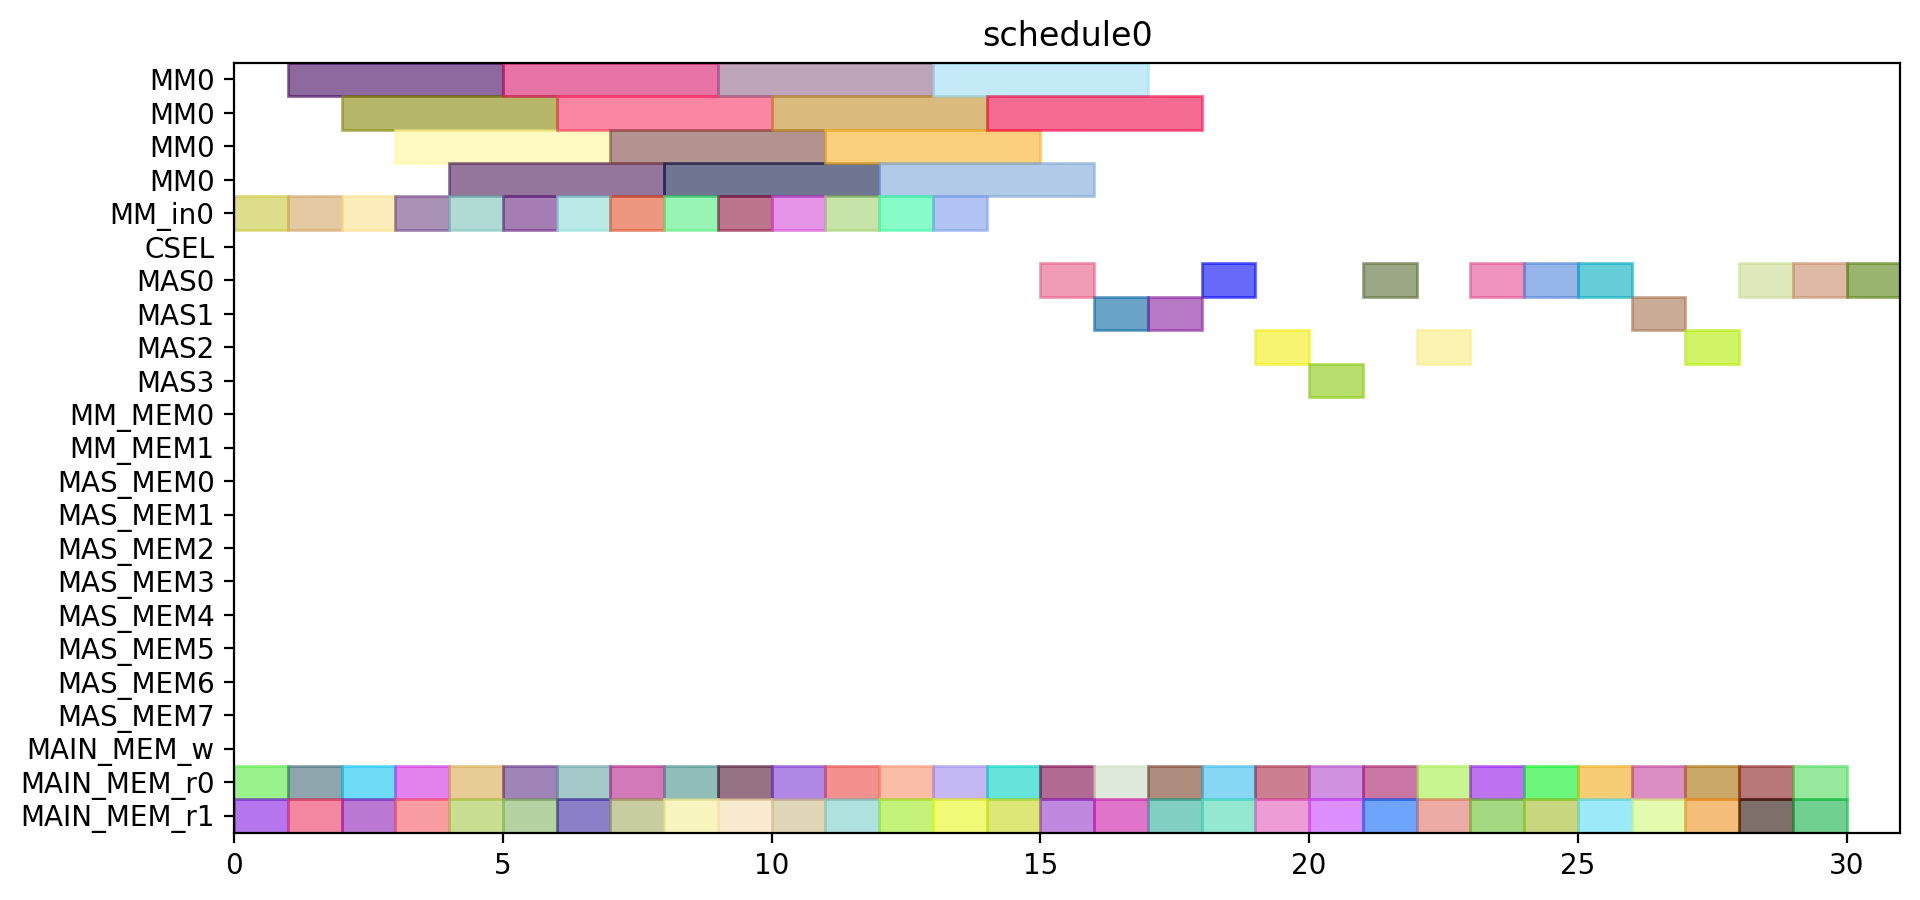

Recreate this plot in Python.
from pyschedule import Scenario, solvers, plotters, alt


def solve():
	horizon = 120
	S = Scenario("schedule0", horizon=horizon)

	# resource
	MM = S.Resources('MM', num=1, size=4)
	MM_in = S.Resources('MM_in', num=1)
	CSEL = S.Resource('CSEL')
	MAS = S.Resources('MAS', num=4, size=1, periods=range(1, horizon))
	MM_MEM = S.Resources('MM_MEM', num=2)
	MAS_MEM = S.Resources('MAS_MEM', num=8)
	MAIN_MEM_w = S.Resource('MAIN_MEM_w', size=1)
	MAIN_MEM_r = S.Resources('MAIN_MEM_r', num=2)

	# result of previous scheduling

	# new tasks
	r1_t0 = S.Task('r1_t0', length=4, delay_cost=1)
	r1_t0 += alt(MM)
	r1_t0_in = S.Task('r1_t0_in', length=1, delay_cost=1)
	r1_t0_in += alt(MM_in)
	S += r1_t0_in*MM_in[0]<=r1_t0*MM[0]
	r1_t0_mem0 = S.Task('r1_t0_mem0', length=1, delay_cost=1)
	r1_t0_mem0 += MAIN_MEM_r[0]
	S += r1_t0_mem0 <= r1_t0

	r1_t0_mem1 = S.Task('r1_t0_mem1', length=1, delay_cost=1)
	r1_t0_mem1 += MAIN_MEM_r[1]
	S += r1_t0_mem1 <= r1_t0

	r1_t1 = S.Task('r1_t1', length=4, delay_cost=1)
	r1_t1 += alt(MM)
	r1_t1_in = S.Task('r1_t1_in', length=1, delay_cost=1)
	r1_t1_in += alt(MM_in)
	S += r1_t1_in*MM_in[0]<=r1_t1*MM[0]
	r1_t1_mem0 = S.Task('r1_t1_mem0', length=1, delay_cost=1)
	r1_t1_mem0 += MAIN_MEM_r[0]
	S += r1_t1_mem0 <= r1_t1

	r1_t1_mem1 = S.Task('r1_t1_mem1', length=1, delay_cost=1)
	r1_t1_mem1 += MAIN_MEM_r[1]
	S += r1_t1_mem1 <= r1_t1

	r1_t2 = S.Task('r1_t2', length=1, delay_cost=1)
	r1_t2 += alt(MAS)
	r1_t2_mem0 = S.Task('r1_t2_mem0', length=1, delay_cost=1)
	r1_t2_mem0 += MAIN_MEM_r[0]
	S += r1_t2_mem0 <= r1_t2

	r1_t2_mem1 = S.Task('r1_t2_mem1', length=1, delay_cost=1)
	r1_t2_mem1 += MAIN_MEM_r[1]
	S += r1_t2_mem1 <= r1_t2

	r1_t3 = S.Task('r1_t3', length=1, delay_cost=1)
	r1_t3 += alt(MAS)
	r1_t3_mem0 = S.Task('r1_t3_mem0', length=1, delay_cost=1)
	r1_t3_mem0 += MAIN_MEM_r[0]
	S += r1_t3_mem0 <= r1_t3

	r1_t3_mem1 = S.Task('r1_t3_mem1', length=1, delay_cost=1)
	r1_t3_mem1 += MAIN_MEM_r[1]
	S += r1_t3_mem1 <= r1_t3

	r3_t0 = S.Task('r3_t0', length=4, delay_cost=1)
	r3_t0 += alt(MM)
	r3_t0_in = S.Task('r3_t0_in', length=1, delay_cost=1)
	r3_t0_in += alt(MM_in)
	S += r3_t0_in*MM_in[0]<=r3_t0*MM[0]
	r3_t0_mem0 = S.Task('r3_t0_mem0', length=1, delay_cost=1)
	r3_t0_mem0 += MAIN_MEM_r[0]
	S += r3_t0_mem0 <= r3_t0

	r3_t0_mem1 = S.Task('r3_t0_mem1', length=1, delay_cost=1)
	r3_t0_mem1 += MAIN_MEM_r[1]
	S += r3_t0_mem1 <= r3_t0

	r3_t1 = S.Task('r3_t1', length=4, delay_cost=1)
	r3_t1 += alt(MM)
	r3_t1_in = S.Task('r3_t1_in', length=1, delay_cost=1)
	r3_t1_in += alt(MM_in)
	S += r3_t1_in*MM_in[0]<=r3_t1*MM[0]
	r3_t1_mem0 = S.Task('r3_t1_mem0', length=1, delay_cost=1)
	r3_t1_mem0 += MAIN_MEM_r[0]
	S += r3_t1_mem0 <= r3_t1

	r3_t1_mem1 = S.Task('r3_t1_mem1', length=1, delay_cost=1)
	r3_t1_mem1 += MAIN_MEM_r[1]
	S += r3_t1_mem1 <= r3_t1

	r3_t2 = S.Task('r3_t2', length=1, delay_cost=1)
	r3_t2 += alt(MAS)
	r3_t2_mem0 = S.Task('r3_t2_mem0', length=1, delay_cost=1)
	r3_t2_mem0 += MAIN_MEM_r[0]
	S += r3_t2_mem0 <= r3_t2

	r3_t2_mem1 = S.Task('r3_t2_mem1', length=1, delay_cost=1)
	r3_t2_mem1 += MAIN_MEM_r[1]
	S += r3_t2_mem1 <= r3_t2

	r3_t3 = S.Task('r3_t3', length=1, delay_cost=1)
	r3_t3 += alt(MAS)
	r3_t3_mem0 = S.Task('r3_t3_mem0', length=1, delay_cost=1)
	r3_t3_mem0 += MAIN_MEM_r[0]
	S += r3_t3_mem0 <= r3_t3

	r3_t3_mem1 = S.Task('r3_t3_mem1', length=1, delay_cost=1)
	r3_t3_mem1 += MAIN_MEM_r[1]
	S += r3_t3_mem1 <= r3_t3

	r4_t0 = S.Task('r4_t0', length=4, delay_cost=1)
	r4_t0 += alt(MM)
	r4_t0_in = S.Task('r4_t0_in', length=1, delay_cost=1)
	r4_t0_in += alt(MM_in)
	S += r4_t0_in*MM_in[0]<=r4_t0*MM[0]
	r4_t0_mem0 = S.Task('r4_t0_mem0', length=1, delay_cost=1)
	r4_t0_mem0 += MAIN_MEM_r[0]
	S += r4_t0_mem0 <= r4_t0

	r4_t0_mem1 = S.Task('r4_t0_mem1', length=1, delay_cost=1)
	r4_t0_mem1 += MAIN_MEM_r[1]
	S += r4_t0_mem1 <= r4_t0

	r4_t1 = S.Task('r4_t1', length=4, delay_cost=1)
	r4_t1 += alt(MM)
	r4_t1_in = S.Task('r4_t1_in', length=1, delay_cost=1)
	r4_t1_in += alt(MM_in)
	S += r4_t1_in*MM_in[0]<=r4_t1*MM[0]
	r4_t1_mem0 = S.Task('r4_t1_mem0', length=1, delay_cost=1)
	r4_t1_mem0 += MAIN_MEM_r[0]
	S += r4_t1_mem0 <= r4_t1

	r4_t1_mem1 = S.Task('r4_t1_mem1', length=1, delay_cost=1)
	r4_t1_mem1 += MAIN_MEM_r[1]
	S += r4_t1_mem1 <= r4_t1

	r4_t2 = S.Task('r4_t2', length=1, delay_cost=1)
	r4_t2 += alt(MAS)
	r4_t2_mem0 = S.Task('r4_t2_mem0', length=1, delay_cost=1)
	r4_t2_mem0 += MAIN_MEM_r[0]
	S += r4_t2_mem0 <= r4_t2

	r4_t2_mem1 = S.Task('r4_t2_mem1', length=1, delay_cost=1)
	r4_t2_mem1 += MAIN_MEM_r[1]
	S += r4_t2_mem1 <= r4_t2

	r4_t3 = S.Task('r4_t3', length=1, delay_cost=1)
	r4_t3 += alt(MAS)
	r4_t3_mem0 = S.Task('r4_t3_mem0', length=1, delay_cost=1)
	r4_t3_mem0 += MAIN_MEM_r[0]
	S += r4_t3_mem0 <= r4_t3

	r4_t3_mem1 = S.Task('r4_t3_mem1', length=1, delay_cost=1)
	r4_t3_mem1 += MAIN_MEM_r[1]
	S += r4_t3_mem1 <= r4_t3

	r5_t0 = S.Task('r5_t0', length=4, delay_cost=1)
	r5_t0 += alt(MM)
	r5_t0_in = S.Task('r5_t0_in', length=1, delay_cost=1)
	r5_t0_in += alt(MM_in)
	S += r5_t0_in*MM_in[0]<=r5_t0*MM[0]
	r5_t0_mem0 = S.Task('r5_t0_mem0', length=1, delay_cost=1)
	r5_t0_mem0 += MAIN_MEM_r[0]
	S += r5_t0_mem0 <= r5_t0

	r5_t0_mem1 = S.Task('r5_t0_mem1', length=1, delay_cost=1)
	r5_t0_mem1 += MAIN_MEM_r[1]
	S += r5_t0_mem1 <= r5_t0

	r5_t1 = S.Task('r5_t1', length=4, delay_cost=1)
	r5_t1 += alt(MM)
	r5_t1_in = S.Task('r5_t1_in', length=1, delay_cost=1)
	r5_t1_in += alt(MM_in)
	S += r5_t1_in*MM_in[0]<=r5_t1*MM[0]
	r5_t1_mem0 = S.Task('r5_t1_mem0', length=1, delay_cost=1)
	r5_t1_mem0 += MAIN_MEM_r[0]
	S += r5_t1_mem0 <= r5_t1

	r5_t1_mem1 = S.Task('r5_t1_mem1', length=1, delay_cost=1)
	r5_t1_mem1 += MAIN_MEM_r[1]
	S += r5_t1_mem1 <= r5_t1

	r5_t2 = S.Task('r5_t2', length=1, delay_cost=1)
	r5_t2 += alt(MAS)
	r5_t2_mem0 = S.Task('r5_t2_mem0', length=1, delay_cost=1)
	r5_t2_mem0 += MAIN_MEM_r[0]
	S += r5_t2_mem0 <= r5_t2

	r5_t2_mem1 = S.Task('r5_t2_mem1', length=1, delay_cost=1)
	r5_t2_mem1 += MAIN_MEM_r[1]
	S += r5_t2_mem1 <= r5_t2

	r5_t3 = S.Task('r5_t3', length=1, delay_cost=1)
	r5_t3 += alt(MAS)
	r5_t3_mem0 = S.Task('r5_t3_mem0', length=1, delay_cost=1)
	r5_t3_mem0 += MAIN_MEM_r[0]
	S += r5_t3_mem0 <= r5_t3

	r5_t3_mem1 = S.Task('r5_t3_mem1', length=1, delay_cost=1)
	r5_t3_mem1 += MAIN_MEM_r[1]
	S += r5_t3_mem1 <= r5_t3

	r6_t0 = S.Task('r6_t0', length=4, delay_cost=1)
	r6_t0 += alt(MM)
	r6_t0_in = S.Task('r6_t0_in', length=1, delay_cost=1)
	r6_t0_in += alt(MM_in)
	S += r6_t0_in*MM_in[0]<=r6_t0*MM[0]
	r6_t0_mem0 = S.Task('r6_t0_mem0', length=1, delay_cost=1)
	r6_t0_mem0 += MAIN_MEM_r[0]
	S += r6_t0_mem0 <= r6_t0

	r6_t0_mem1 = S.Task('r6_t0_mem1', length=1, delay_cost=1)
	r6_t0_mem1 += MAIN_MEM_r[1]
	S += r6_t0_mem1 <= r6_t0

	r6_t1 = S.Task('r6_t1', length=4, delay_cost=1)
	r6_t1 += alt(MM)
	r6_t1_in = S.Task('r6_t1_in', length=1, delay_cost=1)
	r6_t1_in += alt(MM_in)
	S += r6_t1_in*MM_in[0]<=r6_t1*MM[0]
	r6_t1_mem0 = S.Task('r6_t1_mem0', length=1, delay_cost=1)
	r6_t1_mem0 += MAIN_MEM_r[0]
	S += r6_t1_mem0 <= r6_t1

	r6_t1_mem1 = S.Task('r6_t1_mem1', length=1, delay_cost=1)
	r6_t1_mem1 += MAIN_MEM_r[1]
	S += r6_t1_mem1 <= r6_t1

	r6_t2 = S.Task('r6_t2', length=1, delay_cost=1)
	r6_t2 += alt(MAS)
	r6_t2_mem0 = S.Task('r6_t2_mem0', length=1, delay_cost=1)
	r6_t2_mem0 += MAIN_MEM_r[0]
	S += r6_t2_mem0 <= r6_t2

	r6_t2_mem1 = S.Task('r6_t2_mem1', length=1, delay_cost=1)
	r6_t2_mem1 += MAIN_MEM_r[1]
	S += r6_t2_mem1 <= r6_t2

	r6_t3 = S.Task('r6_t3', length=1, delay_cost=1)
	r6_t3 += alt(MAS)
	r6_t3_mem0 = S.Task('r6_t3_mem0', length=1, delay_cost=1)
	r6_t3_mem0 += MAIN_MEM_r[0]
	S += r6_t3_mem0 <= r6_t3

	r6_t3_mem1 = S.Task('r6_t3_mem1', length=1, delay_cost=1)
	r6_t3_mem1 += MAIN_MEM_r[1]
	S += r6_t3_mem1 <= r6_t3

	r9_t2 = S.Task('r9_t2', length=1, delay_cost=1)
	r9_t2 += alt(MAS)
	r9_t2_mem0 = S.Task('r9_t2_mem0', length=1, delay_cost=1)
	r9_t2_mem0 += MAIN_MEM_r[0]
	S += r9_t2_mem0 <= r9_t2

	r9_t2_mem1 = S.Task('r9_t2_mem1', length=1, delay_cost=1)
	r9_t2_mem1 += MAIN_MEM_r[1]
	S += r9_t2_mem1 <= r9_t2

	r12_t0 = S.Task('r12_t0', length=4, delay_cost=1)
	r12_t0 += alt(MM)
	r12_t0_in = S.Task('r12_t0_in', length=1, delay_cost=1)
	r12_t0_in += alt(MM_in)
	S += r12_t0_in*MM_in[0]<=r12_t0*MM[0]
	r12_t0_mem0 = S.Task('r12_t0_mem0', length=1, delay_cost=1)
	r12_t0_mem0 += MAIN_MEM_r[0]
	S += r12_t0_mem0 <= r12_t0

	r12_t0_mem1 = S.Task('r12_t0_mem1', length=1, delay_cost=1)
	r12_t0_mem1 += MAIN_MEM_r[1]
	S += r12_t0_mem1 <= r12_t0

	r12_t1 = S.Task('r12_t1', length=4, delay_cost=1)
	r12_t1 += alt(MM)
	r12_t1_in = S.Task('r12_t1_in', length=1, delay_cost=1)
	r12_t1_in += alt(MM_in)
	S += r12_t1_in*MM_in[0]<=r12_t1*MM[0]
	r12_t1_mem0 = S.Task('r12_t1_mem0', length=1, delay_cost=1)
	r12_t1_mem0 += MAIN_MEM_r[0]
	S += r12_t1_mem0 <= r12_t1

	r12_t1_mem1 = S.Task('r12_t1_mem1', length=1, delay_cost=1)
	r12_t1_mem1 += MAIN_MEM_r[1]
	S += r12_t1_mem1 <= r12_t1

	r12_t2 = S.Task('r12_t2', length=1, delay_cost=1)
	r12_t2 += alt(MAS)
	r12_t2_mem0 = S.Task('r12_t2_mem0', length=1, delay_cost=1)
	r12_t2_mem0 += MAIN_MEM_r[0]
	S += r12_t2_mem0 <= r12_t2

	r12_t2_mem1 = S.Task('r12_t2_mem1', length=1, delay_cost=1)
	r12_t2_mem1 += MAIN_MEM_r[1]
	S += r12_t2_mem1 <= r12_t2

	r12_t3 = S.Task('r12_t3', length=1, delay_cost=1)
	r12_t3 += alt(MAS)
	r12_t3_mem0 = S.Task('r12_t3_mem0', length=1, delay_cost=1)
	r12_t3_mem0 += MAIN_MEM_r[0]
	S += r12_t3_mem0 <= r12_t3

	r12_t3_mem1 = S.Task('r12_t3_mem1', length=1, delay_cost=1)
	r12_t3_mem1 += MAIN_MEM_r[1]
	S += r12_t3_mem1 <= r12_t3

	r13_t0 = S.Task('r13_t0', length=4, delay_cost=1)
	r13_t0 += alt(MM)
	r13_t0_in = S.Task('r13_t0_in', length=1, delay_cost=1)
	r13_t0_in += alt(MM_in)
	S += r13_t0_in*MM_in[0]<=r13_t0*MM[0]
	r13_t0_mem0 = S.Task('r13_t0_mem0', length=1, delay_cost=1)
	r13_t0_mem0 += MAIN_MEM_r[0]
	S += r13_t0_mem0 <= r13_t0

	r13_t0_mem1 = S.Task('r13_t0_mem1', length=1, delay_cost=1)
	r13_t0_mem1 += MAIN_MEM_r[1]
	S += r13_t0_mem1 <= r13_t0

	r13_t1 = S.Task('r13_t1', length=4, delay_cost=1)
	r13_t1 += alt(MM)
	r13_t1_in = S.Task('r13_t1_in', length=1, delay_cost=1)
	r13_t1_in += alt(MM_in)
	S += r13_t1_in*MM_in[0]<=r13_t1*MM[0]
	r13_t1_mem0 = S.Task('r13_t1_mem0', length=1, delay_cost=1)
	r13_t1_mem0 += MAIN_MEM_r[0]
	S += r13_t1_mem0 <= r13_t1

	r13_t1_mem1 = S.Task('r13_t1_mem1', length=1, delay_cost=1)
	r13_t1_mem1 += MAIN_MEM_r[1]
	S += r13_t1_mem1 <= r13_t1

	r13_t2 = S.Task('r13_t2', length=1, delay_cost=1)
	r13_t2 += alt(MAS)
	r13_t2_mem0 = S.Task('r13_t2_mem0', length=1, delay_cost=1)
	r13_t2_mem0 += MAIN_MEM_r[0]
	S += r13_t2_mem0 <= r13_t2

	r13_t2_mem1 = S.Task('r13_t2_mem1', length=1, delay_cost=1)
	r13_t2_mem1 += MAIN_MEM_r[1]
	S += r13_t2_mem1 <= r13_t2

	r13_t3 = S.Task('r13_t3', length=1, delay_cost=1)
	r13_t3 += alt(MAS)
	r13_t3_mem0 = S.Task('r13_t3_mem0', length=1, delay_cost=1)
	r13_t3_mem0 += MAIN_MEM_r[0]
	S += r13_t3_mem0 <= r13_t3

	r13_t3_mem1 = S.Task('r13_t3_mem1', length=1, delay_cost=1)
	r13_t3_mem1 += MAIN_MEM_r[1]
	S += r13_t3_mem1 <= r13_t3

	r16_t3 = S.Task('r16_t3', length=1, delay_cost=1)
	r16_t3 += alt(MAS)
	r16_t3_mem0 = S.Task('r16_t3_mem0', length=1, delay_cost=1)
	r16_t3_mem0 += MAIN_MEM_r[0]
	S += r16_t3_mem0 <= r16_t3

	r16_t3_mem1 = S.Task('r16_t3_mem1', length=1, delay_cost=1)
	r16_t3_mem1 += MAIN_MEM_r[1]
	S += r16_t3_mem1 <= r16_t3

	solvers.mip.solve(S,msg=1,kind='CPLEX',ratio_gap=1.01)

	solution = [['hoge']*len(S.solution()[1]) for i in range(len(S.solution()))]
	for i in range(len(S.solution())):
		for j in range(len(S.solution()[i])):
			solution[i][j]=str(S.solution()[i][j])
	print(solution)

	cycles = int(solution[-1][3])

	pic_file_name = "/home/mfukuda/ABE/multiRAM_multiMAS_16mux/scheduling_result/stage4MM1_stage1MAS4/EP2_YRECOVER/schedule0.png"
	if(S.solution() != []):
		plotters.matplotlib.plot(S,img_filename=pic_file_name, show_task_labels=False, fig_size=(cycles*0.25+3, 5))

	return solution
